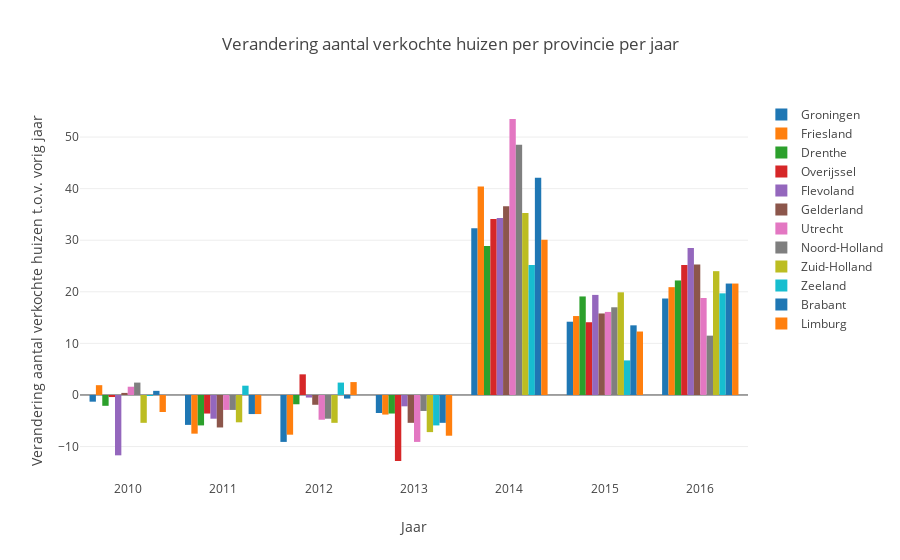

Notebook code cell kept with this figure:
### Markdown cell above
Er kan nu op eenzelfde manier gekeken worden of het aantal verkochte huizen op dezelfde manier mee verandert om te ontdekken of er een correlatie is tussen de price index en het aantal verkochte woningen. In de grafiek is te zien dat het aantal verkochte huizen tot en met 2013 over het algemeen daalt waarna in 2014 een enorme stijging plaatsvindt.

### Code cell
# Visualisatie 2: Bar Chart procentuele verandering aantal verkochte huizen per provincie per jaar

# Staafdiagram voor de prijsstijging door de jaren heen per provincie
traceGR = go.Bar(
    x = df_clean_years[df_clean_years['region'] == 'Groningen (PV)']['period'],
    y = df_clean_years[df_clean_years['region'] == 'Groningen (PV)']['change%_sold_year'],
    name = 'Groningen'
)

traceFr = go.Bar(
    x = df_clean_years[df_clean_years['region'] == 'Friesland (PV)']['period'],
    y = df_clean_years[df_clean_years['region'] == 'Friesland (PV)']['change%_sold_year'],
    name = 'Friesland'
)

traceDre = go.Bar(
    x = df_clean_years[df_clean_years['region'] == 'Drenthe (PV)']['period'],
    y = df_clean_years[df_clean_years['region'] == 'Drenthe (PV)']['change%_sold_year'],
    name = 'Drenthe'
)

traceOver = go.Bar(
    x = df_clean_years[df_clean_years['region'] == 'Overijssel (PV)']['period'],
    y = df_clean_years[df_clean_years['region'] == 'Overijssel (PV)']['change%_sold_year'],
    name = 'Overijssel'
)

traceFL = go.Bar(
    x = df_clean_years[df_clean_years['region'] == 'Flevoland (PV)']['period'],
    y = df_clean_years[df_clean_years['region'] == 'Flevoland (PV)']['change%_sold_year'],
    name = 'Flevoland'
)

traceGL = go.Bar(
    x = df_clean_years[df_clean_years['region'] == 'Gelderland (PV)']['period'],
    y = df_clean_years[df_clean_years['region'] == 'Gelderland (PV)']['change%_sold_year'],
    name = 'Gelderland'
)

traceUtr = go.Bar(
    x = df_clean_years[df_clean_years['region'] == 'Utrecht (PV)']['period'],
    y = df_clean_years[df_clean_years['region'] == 'Utrecht (PV)']['change%_sold_year'],
    name = 'Utrecht'
)

traceNH = go.Bar(
    x = df_clean_years[df_clean_years['region'] == 'Noord-Holland (PV)']['period'],
    y = df_clean_years[df_clean_years['region'] == 'Noord-Holland (PV)']['change%_sold_year'],
    name = 'Noord-Holland'
)

traceZH = go.Bar(
    x = df_clean_years[df_clean_years['region'] == 'Zuid-Holland (PV)']['period'],
    y = df_clean_years[df_clean_years['region'] == 'Zuid-Holland (PV)']['change%_sold_year'],
    name = 'Zuid-Holland'
)

traceZL = go.Bar(
    x = df_clean_years[df_clean_years['region'] == 'Zeeland (PV)']['period'],
    y = df_clean_years[df_clean_years['region'] == 'Zeeland (PV)']['change%_sold_year'],
    name = 'Zeeland'
)

traceBR = go.Bar(
    x = df_clean_years[df_clean_years['region'] == 'Noord-Brabant (PV)']['period'],
    y = df_clean_years[df_clean_years['region'] == 'Noord-Brabant (PV)']['change%_sold_year'],
    name = 'Brabant'
)

traceLim = go.Bar(
    x = df_clean_years[df_clean_years['region'] == 'Limburg (PV)']['period'],
    y = df_clean_years[df_clean_years['region'] == 'Limburg (PV)']['change%_sold_year'],
    name = 'Limburg'
)

layout = go.Layout(
    showlegend=True,
    title=go.layout.Title(
        text='Verandering aantal verkochte huizen per provincie per jaar',
    ),
    barmode='group',
    xaxis=go.layout.XAxis(
        type='category', # het type van de X as is categorisch
        title=go.layout.xaxis.Title(
            text='Jaar',
        ),
    ),
    yaxis = go.layout.YAxis(
        title=go.layout.yaxis.Title(
            text='Verandering aantal verkochte huizen t.o.v. vorig jaar',
        ),
    )
)

fig1 = go.Figure(data=[traceGR, traceFr, traceDre, traceOver, traceFL, traceGL, traceUtr, traceNH, traceZH, traceZL, traceBR, traceLim], layout=layout)
iplot(fig1)

### Figure 1 — Plotly figure (JSON) as saved in the notebook; plotly's stock layout.template omitted (floating-point values rounded to 4 significant figures)
{"data": [{"name": "Groningen", "type": "bar", "uid": "0a5fc2de-ee68-4b1e-9232-6981a01fbae8", "x": ["2010", "2011", "2012", "2013", "2014", "2015", "2016"], "y": [-1.3, -5.8, -9.1, -3.5, 32.3, 14.2, 18.7]}, {"name": "Friesland", "type": "bar", "uid": "652b5737-c86e-496b-9e88-2053856e127f", "x": ["2010", "2011", "2012", "2013", "2014", "2015", "2016"], "y": [1.9, -7.5, -7.7, -3.8, 40.4, 15.3, 20.9]}, {"name": "Drenthe", "type": "bar", "uid": "ea3830ce-3fc3-44cb-af5f-512e54ada7bd", "x": ["2010", "2011", "2012", "2013", "2014", "2015", "2016"], "y": [-2.1, -5.9, -1.8, -3.6, 28.9, 19.1, 22.2]}, {"name": "Overijssel", "type": "bar", "uid": "52f5a531-825a-429a-a085-c45ccf7b5e55", "x": ["2010", "2011", "2012", "2013", "2014", "2015", "2016"], "y": [-0.4, -3.6, 4, -12.8, 34.1, 14.1, 25.2]}, {"name": "Flevoland", "type": "bar", "uid": "2f23bc27-404c-42d2-9d23-9543e82f1a2b", "x": ["2010", "2011", "2012", "2013", "2014", "2015", "2016"], "y": [-11.7, -4.6, -0.5, -2.2, 34.3, 19.4, 28.5]}, {"name": "Gelderland", "type": "bar", "uid": "2e1f050a-5532-4dad-8274-86edc992ae3c", "x": ["2010", "2011", "2012", "2013", "2014", "2015", "2016"], "y": [0.4, -6.3, -1.9, -5.4, 36.6, 15.8, 25.3]}, {"name": "Utrecht", "type": "bar", "uid": "a23223c4-56ee-40c0-8b5b-ed915e5640fa", "x": ["2010", "2011", "2012", "2013", "2014", "2015", "2016"], "y": [1.6, -2.9, -4.8, -9.1, 53.5, 16.1, 18.8]}, {"name": "Noord-Holland", "type": "bar", "uid": "b7327e10-19e0-4723-8b3e-577d515d9cb7", "x": ["2010", "2011", "2012", "2013", "2014", "2015", "2016"], "y": [2.4, -2.9, -4.6, -3.1, 48.5, 17, 11.5]}, {"name": "Zuid-Holland", "type": "bar", "uid": "362f7c1a-ea4d-4309-a316-2a5b60a0e28e", "x": ["2010", "2011", "2012", "2013", "2014", "2015", "2016"], "y": [-5.4, -5.3, -5.4, -7.2, 35.3, 19.9, 24]}, {"name": "Zeeland", "type": "bar", "uid": "5ac35de4-5609-4124-92b1-281164df8e60", "x": ["2010", "2011", "2012", "2013", "2014", "2015", "2016"], "y": [-0.2, 1.8, 2.4, -5.9, 25.2, 6.7, 19.7]}, {"name": "Brabant", "type": "bar", "uid": "af89309c-bddd-4a78-9d2f-7d93fe1180f2", "x": ["2010", "2011", "2012", "2013", "2014", "2015", "2016"], "y": [0.8, -3.7, -0.7, -5.4, 42.1, 13.5, 21.6]}, {"name": "Limburg", "type": "bar", "uid": "1ec1f5a0-4e89-4b45-9b4f-66230bf4ac98", "x": ["2010", "2011", "2012", "2013", "2014", "2015", "2016"], "y": [-3.3, -3.7, 2.5, -7.9, 30.1, 12.3, 21.6]}], "layout": {"barmode": "group", "showlegend": true, "title": {"text": "Verandering aantal verkochte huizen per provincie per jaar"}, "xaxis": {"title": {"text": "Jaar"}, "type": "category"}, "yaxis": {"title": {"text": "Verandering aantal verkochte huizen t.o.v. vorig jaar"}}}}
